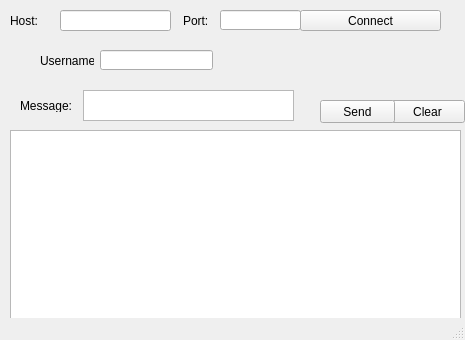
<?xml version="1.0" encoding="UTF-8"?>
<ui version="4.0">
 <class>MainWindow</class>
 <widget class="QMainWindow" name="MainWindow">
  <property name="geometry">
   <rect>
    <x>0</x>
    <y>0</y>
    <width>465</width>
    <height>340</height>
   </rect>
  </property>
  <property name="windowTitle">
   <string>ChatRoom</string>
  </property>
  <widget class="QWidget" name="centralwidget">
   <widget class="QPushButton" name="connect_button">
    <property name="geometry">
     <rect>
      <x>300</x>
      <y>10</y>
      <width>141</width>
      <height>21</height>
     </rect>
    </property>
    <property name="text">
     <string>Connect</string>
    </property>
   </widget>
   <widget class="QPushButton" name="clear_button">
    <property name="geometry">
     <rect>
      <x>390</x>
      <y>100</y>
      <width>75</width>
      <height>23</height>
     </rect>
    </property>
    <property name="text">
     <string>Clear</string>
    </property>
   </widget>
   <widget class="QLineEdit" name="host_edit">
    <property name="geometry">
     <rect>
      <x>60</x>
      <y>10</y>
      <width>111</width>
      <height>21</height>
     </rect>
    </property>
   </widget>
   <widget class="QPushButton" name="send_button">
    <property name="geometry">
     <rect>
      <x>320</x>
      <y>100</y>
      <width>75</width>
      <height>23</height>
     </rect>
    </property>
    <property name="text">
     <string>Send</string>
    </property>
   </widget>
   <widget class="QTextEdit" name="message_edit">
    <property name="geometry">
     <rect>
      <x>83</x>
      <y>90</y>
      <width>211</width>
      <height>31</height>
     </rect>
    </property>
    <property name="cursor" stdset="0">
     <cursorShape>ArrowCursor</cursorShape>
    </property>
   </widget>
   <widget class="QLabel" name="label">
    <property name="geometry">
     <rect>
      <x>10</x>
      <y>10</y>
      <width>61</width>
      <height>21</height>
     </rect>
    </property>
    <property name="text">
     <string>Host:</string>
    </property>
   </widget>
   <widget class="QLabel" name="label_2">
    <property name="geometry">
     <rect>
      <x>20</x>
      <y>100</y>
      <width>54</width>
      <height>12</height>
     </rect>
    </property>
    <property name="text">
     <string>Message:</string>
    </property>
   </widget>
   <widget class="QTextBrowser" name="textBrowser">
    <property name="geometry">
     <rect>
      <x>10</x>
      <y>130</y>
      <width>451</width>
      <height>191</height>
     </rect>
    </property>
   </widget>
   <widget class="QLabel" name="label_3">
    <property name="geometry">
     <rect>
      <x>183</x>
      <y>10</y>
      <width>51</width>
      <height>21</height>
     </rect>
    </property>
    <property name="text">
     <string>Port:</string>
    </property>
   </widget>
   <widget class="QLineEdit" name="port_edit">
    <property name="geometry">
     <rect>
      <x>220</x>
      <y>10</y>
      <width>81</width>
      <height>20</height>
     </rect>
    </property>
   </widget>
   <widget class="QLineEdit" name="username_edit">
    <property name="geometry">
     <rect>
      <x>100</x>
      <y>50</y>
      <width>113</width>
      <height>20</height>
     </rect>
    </property>
   </widget>
   <widget class="QLabel" name="label_4">
    <property name="geometry">
     <rect>
      <x>40</x>
      <y>50</y>
      <width>54</width>
      <height>21</height>
     </rect>
    </property>
    <property name="text">
     <string>Username:</string>
    </property>
   </widget>
  </widget>
  <widget class="QStatusBar" name="statusbar"/>
 </widget>
 <resources/>
 <connections/>
</ui>
